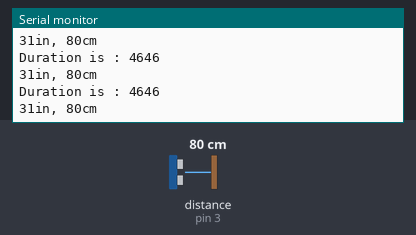
Bench run of a sketch on a simulated Arduino Uno, built with avr-gcc and run on an emulated ATmega328P. On the bench: the last lines printed to the serial monitor. Wiring (inferred from the names in the program): ultrasonic range finder: trigger pin 2; echo pin 3. The inputs (shaded band) are chosen by the test bench; at power-on: distance to the obstacle (sensor on pin 3) 80 cm. The echo pulse lasts 58.3 µs per cm.

Above: at 1.2 s.
1.3 s: distance to the obstacle (sensor on pin 3) set to 250 cm
At 1.4 s:
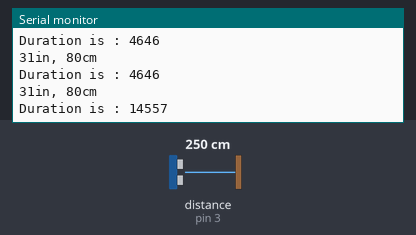
4.3 s: distance to the obstacle (sensor on pin 3) set to 2 cm
At 4.3 s:
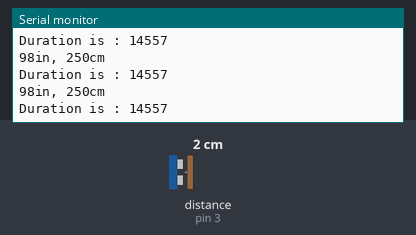
5.8 s: distance to the obstacle (sensor on pin 3) set to 299 cm
At 5.83 s:
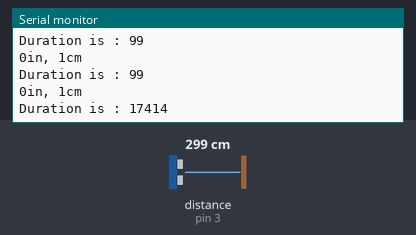
Timing chart, 0 to 8.8 s (numbered marks = the images above; inputs shaded):
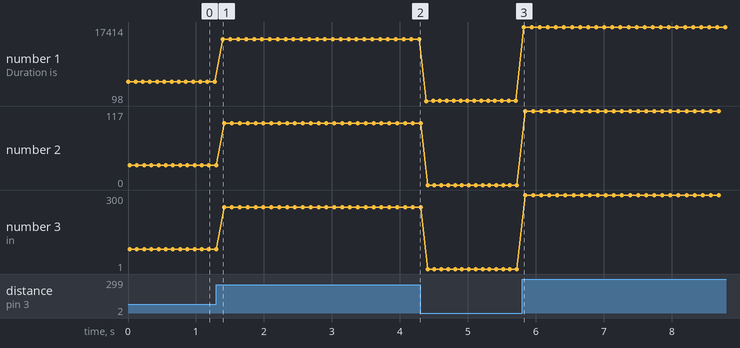

Measured:
- after the input at 1.3 s, the serial monitor: prints a new line after 0.09 s (image 1)
- after the input at 5.8 s, the serial monitor: prints a new line at once (image 3)
- plotted number 1: 4646 → 14557 after the input at 1.3 s, 14557 → 99 after the input at 4.3 s, 99 → 17414 after the input at 5.8 s
- plotted number 2: 31 → 98 after the input at 1.3 s, 98 → 0 after the input at 4.3 s, 0 → 117 after the input at 5.8 s
- plotted number 3: 80 → 250 after the input at 1.3 s, 250 → 1 after the input at 4.3 s, 1 → 300 after the input at 5.8 s

The sketch:

Ultrasonic_Demo.ino
```cpp
const int trigPin = 2; // Trigger Pin of Ultrasonic Sensor
const int echoPin = 3; // Echo Pin of Ultrasonic Sensor
const int led = 7;
void setup() {
   Serial.begin(9600); // Starting Serial Terminal
}

//Ultrasonic Sensor has 4 pins (Vcc,Trig,Echo,Ground)
//Give 5 Volts to Vcc
//Trigger Pin is OUTPUT pin, So set trigger pin as OUTPUT mode
//Echo Pin is Input pin, So set Echo Pin as INPUT mode
//pulseIn() function used here to catch Data from the Ultrasonic sensor

void loop() {
   long duration, inches, cm;
   pinMode(trigPin, OUTPUT);
   digitalWrite(trigPin, LOW);
   delayMicroseconds(2);
   digitalWrite(trigPin, HIGH);
   delayMicroseconds(10);
   digitalWrite(trigPin, LOW);
   pinMode(echoPin, INPUT);
   duration = pulseIn(echoPin, HIGH);
   Serial.print("Duration is : ");
   Serial.println(duration);

   inches = microsecondsToInches(duration);
   cm = microsecondsToCentimeters(duration);
   if(inches < 10){
    digitalWrite(led,HIGH);
   }else{
    digitalWrite(led,LOW);
   }
   Serial.print(inches);
   Serial.print("in, ");
   Serial.print(cm);
   Serial.print("cm");
   Serial.println();
   delay(100);
}

long microsecondsToInches(long microseconds) {
   return microseconds / 74 / 2;
}

long microsecondsToCentimeters(long microseconds) {
   return microseconds / 29 / 2;
}
```
